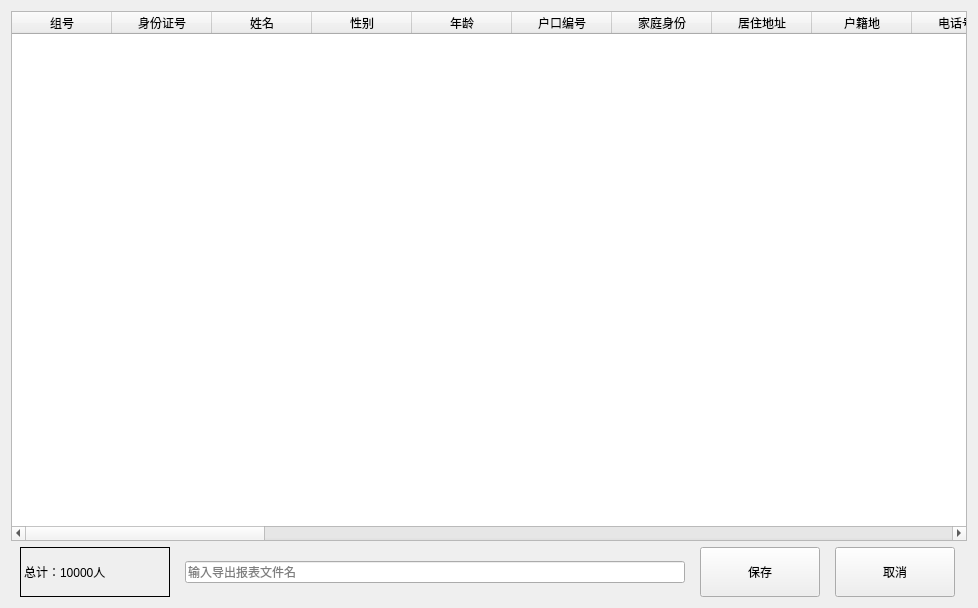
<?xml version="1.0" encoding="UTF-8"?>
<ui version="4.0">
 <class>DisplayData</class>
 <widget class="QWidget" name="DisplayData">
  <property name="geometry">
   <rect>
    <x>0</x>
    <y>0</y>
    <width>978</width>
    <height>608</height>
   </rect>
  </property>
  <property name="sizePolicy">
   <sizepolicy hsizetype="Preferred" vsizetype="Preferred">
    <horstretch>0</horstretch>
    <verstretch>0</verstretch>
   </sizepolicy>
  </property>
  <property name="windowTitle">
   <string>统计结果</string>
  </property>
  <layout class="QVBoxLayout" name="verticalLayout">
   <item>
    <widget class="QTableWidget" name="tableWidget">
     <property name="showGrid">
      <bool>true</bool>
     </property>
     <property name="sortingEnabled">
      <bool>true</bool>
     </property>
     <column>
      <property name="text">
       <string>组号</string>
      </property>
     </column>
     <column>
      <property name="text">
       <string>身份证号</string>
      </property>
     </column>
     <column>
      <property name="text">
       <string>姓名</string>
      </property>
     </column>
     <column>
      <property name="text">
       <string>性别</string>
      </property>
     </column>
     <column>
      <property name="text">
       <string>年龄</string>
      </property>
     </column>
     <column>
      <property name="text">
       <string>户口编号</string>
      </property>
     </column>
     <column>
      <property name="text">
       <string>家庭身份</string>
      </property>
     </column>
     <column>
      <property name="text">
       <string>居住地址</string>
      </property>
     </column>
     <column>
      <property name="text">
       <string>户籍地</string>
      </property>
     </column>
     <column>
      <property name="text">
       <string>电话号码</string>
      </property>
     </column>
     <column>
      <property name="text">
       <string>民族</string>
      </property>
     </column>
     <column>
      <property name="text">
       <string>文化程度</string>
      </property>
     </column>
     <column>
      <property name="text">
       <string>职业</string>
      </property>
     </column>
     <column>
      <property name="text">
       <string>兵役状况</string>
      </property>
     </column>
     <column>
      <property name="text">
       <string>婚姻状况</string>
      </property>
     </column>
     <column>
      <property name="text">
       <string>结婚日期</string>
      </property>
     </column>
     <column>
      <property name="text">
       <string>结婚证号</string>
      </property>
     </column>
     <column>
      <property name="text">
       <string>配偶信息</string>
      </property>
     </column>
     <column>
      <property name="text">
       <string>子女数</string>
      </property>
     </column>
     <column>
      <property name="text">
       <string>子女姓名</string>
      </property>
     </column>
     <column>
      <property name="text">
       <string>避孕措施</string>
      </property>
     </column>
     <column>
      <property name="text">
       <string>独生子女</string>
      </property>
     </column>
     <column>
      <property name="text">
       <string>优抚对象</string>
      </property>
     </column>
     <column>
      <property name="text">
       <string>优抚类别</string>
      </property>
     </column>
     <column>
      <property name="text">
       <string>党员</string>
      </property>
     </column>
     <column>
      <property name="text">
       <string>享受低保</string>
      </property>
     </column>
     <column>
      <property name="text">
       <string>低保金额</string>
      </property>
     </column>
     <column>
      <property name="text">
       <string>退休</string>
      </property>
     </column>
     <column>
      <property name="text">
       <string>退休金额</string>
      </property>
     </column>
     <column>
      <property name="text">
       <string>医保</string>
      </property>
     </column>
     <column>
      <property name="text">
       <string>迁入日期</string>
      </property>
     </column>
     <column>
      <property name="text">
       <string>迁入地区</string>
      </property>
     </column>
     <column>
      <property name="text">
       <string>迁出日期</string>
      </property>
     </column>
     <column>
      <property name="text">
       <string>迁出原因</string>
      </property>
     </column>
     <column>
      <property name="text">
       <string>备注</string>
      </property>
     </column>
    </widget>
   </item>
   <item>
    <layout class="QHBoxLayout" name="horizontalLayout">
     <item>
      <widget class="QLabel" name="label">
       <property name="sizePolicy">
        <sizepolicy hsizetype="Fixed" vsizetype="Preferred">
         <horstretch>0</horstretch>
         <verstretch>0</verstretch>
        </sizepolicy>
       </property>
       <property name="minimumSize">
        <size>
         <width>150</width>
         <height>50</height>
        </size>
       </property>
       <property name="maximumSize">
        <size>
         <width>150</width>
         <height>50</height>
        </size>
       </property>
       <property name="styleSheet">
        <string notr="true">font: 87 14pt &quot;Arial&quot;;</string>
       </property>
       <property name="frameShape">
        <enum>QFrame::Box</enum>
       </property>
       <property name="text">
        <string>总计：10000人</string>
       </property>
       <property name="textFormat">
        <enum>Qt::RichText</enum>
       </property>
      </widget>
     </item>
     <item>
      <widget class="QLineEdit" name="lineEdit">
       <property name="sizePolicy">
        <sizepolicy hsizetype="Fixed" vsizetype="Fixed">
         <horstretch>0</horstretch>
         <verstretch>0</verstretch>
        </sizepolicy>
       </property>
       <property name="minimumSize">
        <size>
         <width>500</width>
         <height>0</height>
        </size>
       </property>
       <property name="maximumSize">
        <size>
         <width>500</width>
         <height>16777215</height>
        </size>
       </property>
       <property name="placeholderText">
        <string>输入导出报表文件名</string>
       </property>
      </widget>
     </item>
     <item>
      <widget class="QPushButton" name="pBtn_save">
       <property name="sizePolicy">
        <sizepolicy hsizetype="Fixed" vsizetype="Fixed">
         <horstretch>0</horstretch>
         <verstretch>0</verstretch>
        </sizepolicy>
       </property>
       <property name="minimumSize">
        <size>
         <width>120</width>
         <height>50</height>
        </size>
       </property>
       <property name="maximumSize">
        <size>
         <width>120</width>
         <height>50</height>
        </size>
       </property>
       <property name="text">
        <string>保存</string>
       </property>
      </widget>
     </item>
     <item>
      <widget class="QPushButton" name="pBtn_cancel">
       <property name="sizePolicy">
        <sizepolicy hsizetype="Fixed" vsizetype="Fixed">
         <horstretch>0</horstretch>
         <verstretch>0</verstretch>
        </sizepolicy>
       </property>
       <property name="minimumSize">
        <size>
         <width>120</width>
         <height>50</height>
        </size>
       </property>
       <property name="maximumSize">
        <size>
         <width>120</width>
         <height>50</height>
        </size>
       </property>
       <property name="text">
        <string>取消</string>
       </property>
      </widget>
     </item>
    </layout>
   </item>
  </layout>
 </widget>
 <resources/>
 <connections/>
</ui>
